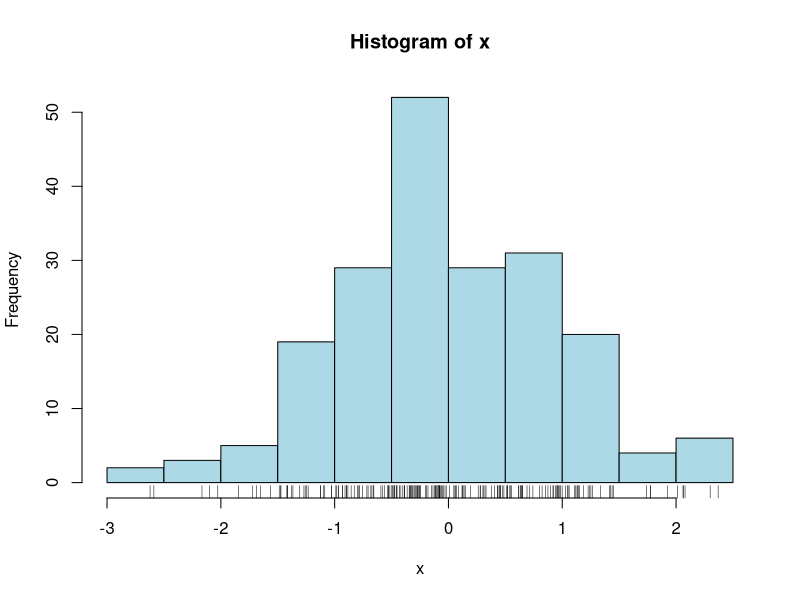
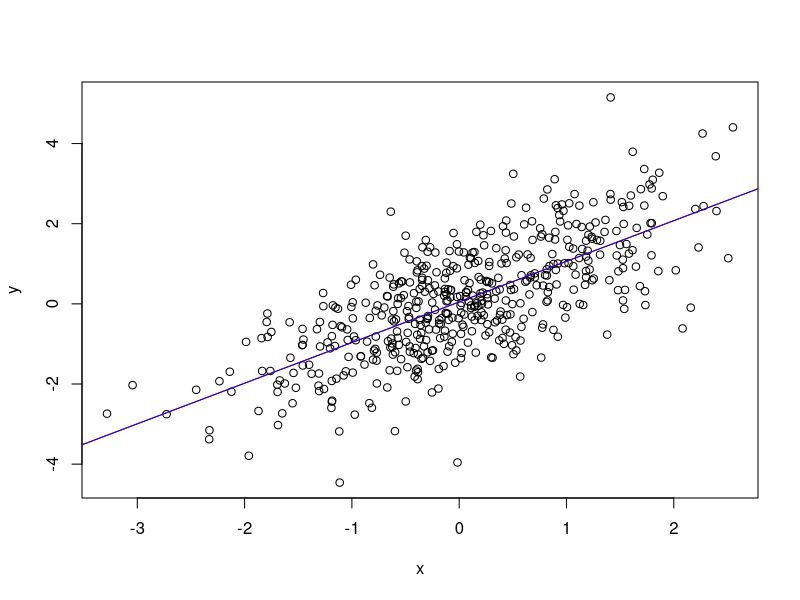
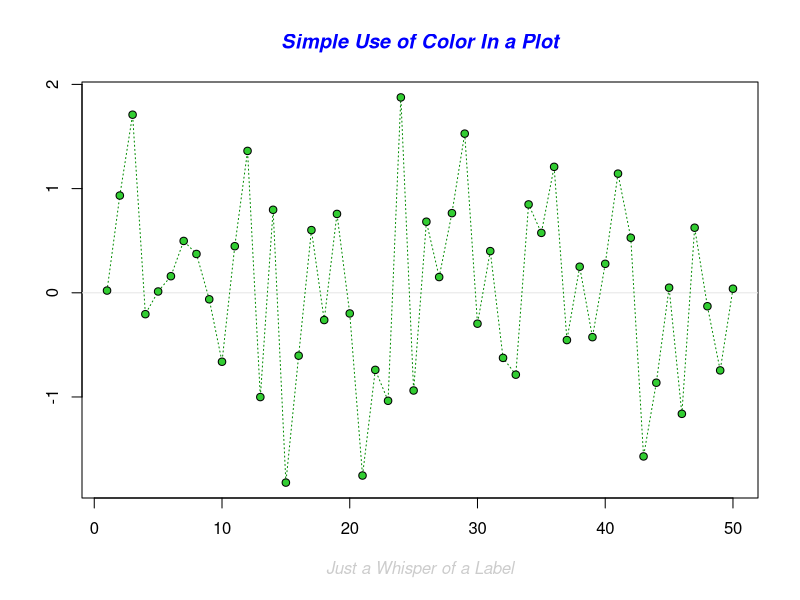
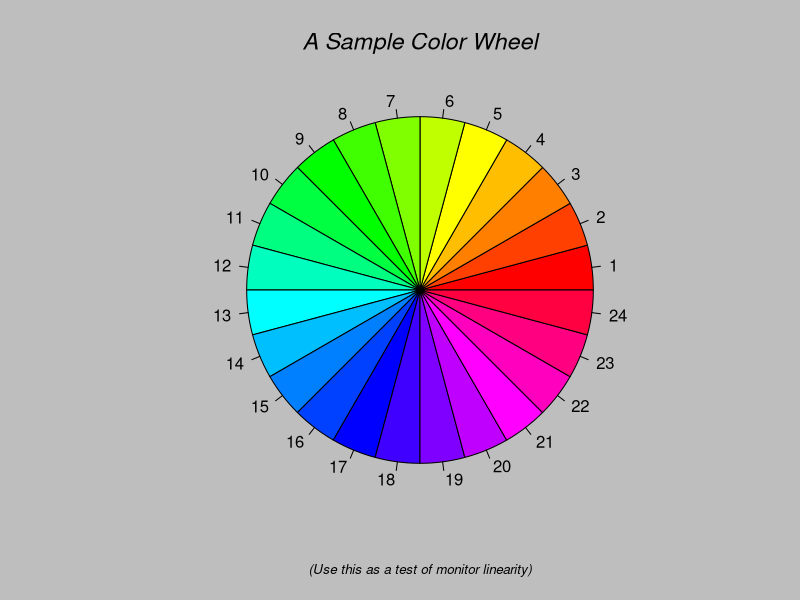
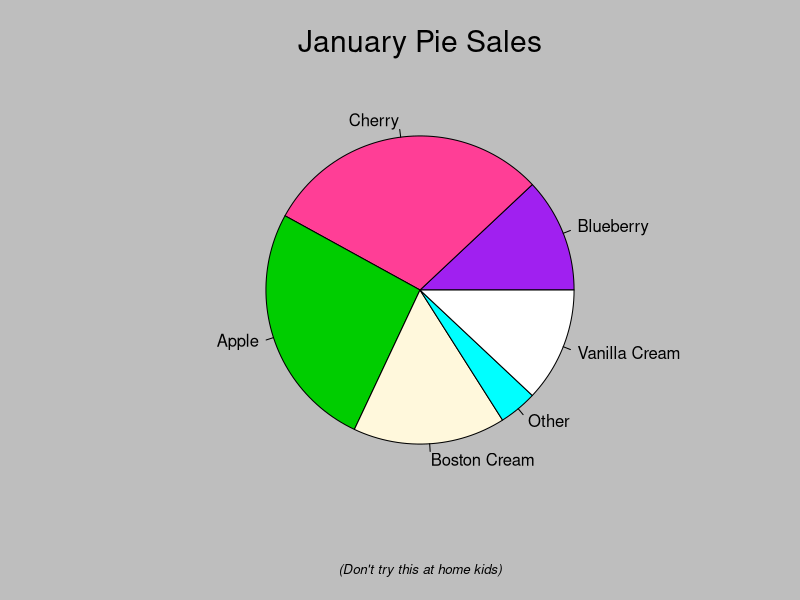
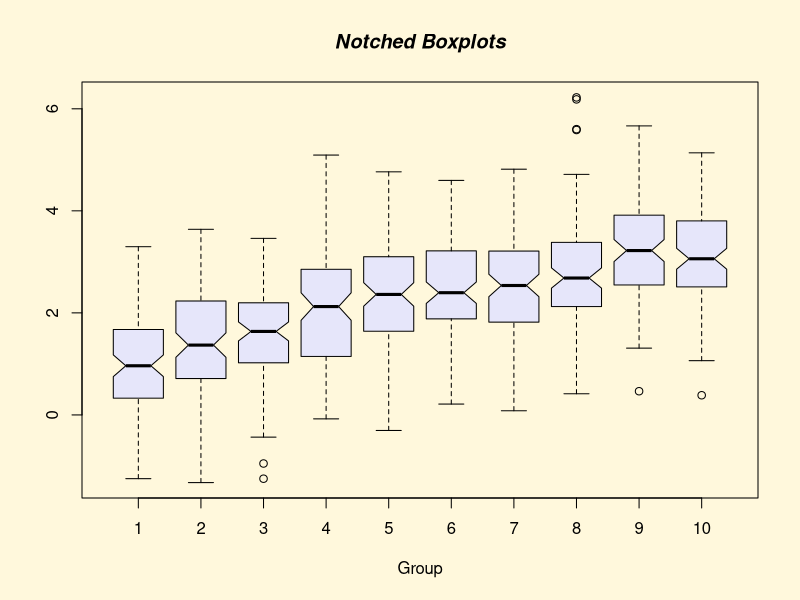
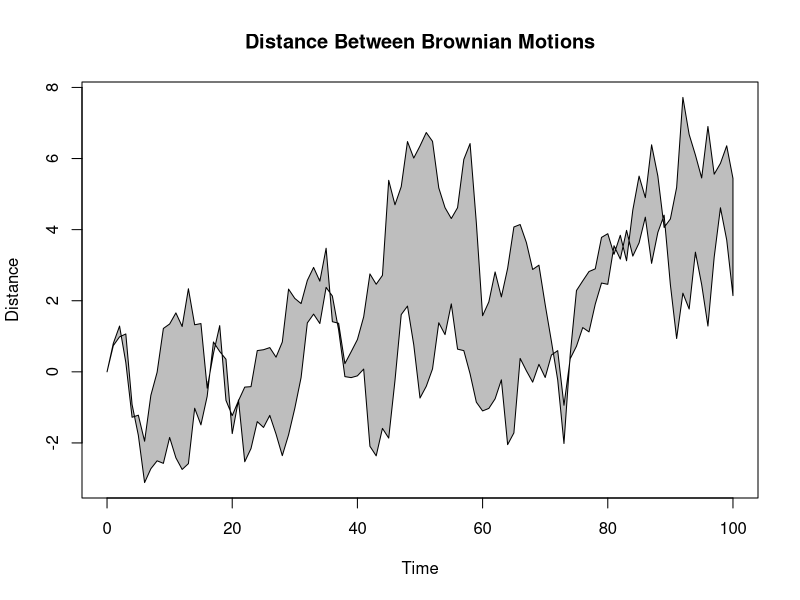
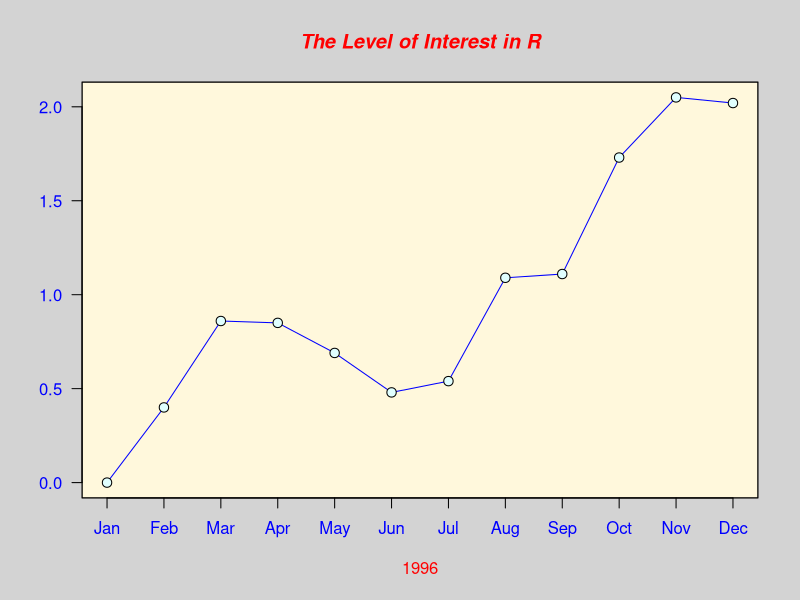

Write the R code that produced these figures, in order.
#简单图
x=rnorm(200)
hist(x,col = "light blue") #直方图histogram
rug(x) #在直方图下面加上实际点大小
stem(x) #茎叶图
x<-rnorm(500)
y <- x+rnorm(500) 
plot(y~x) #散点图
a=lm(y~x) #做回归
abline(a,col="red") #加拟合线
abline(lm(y~x),col="blue") #加拟合线
paste("x的最小值=",min(x))
demo(graphics)
